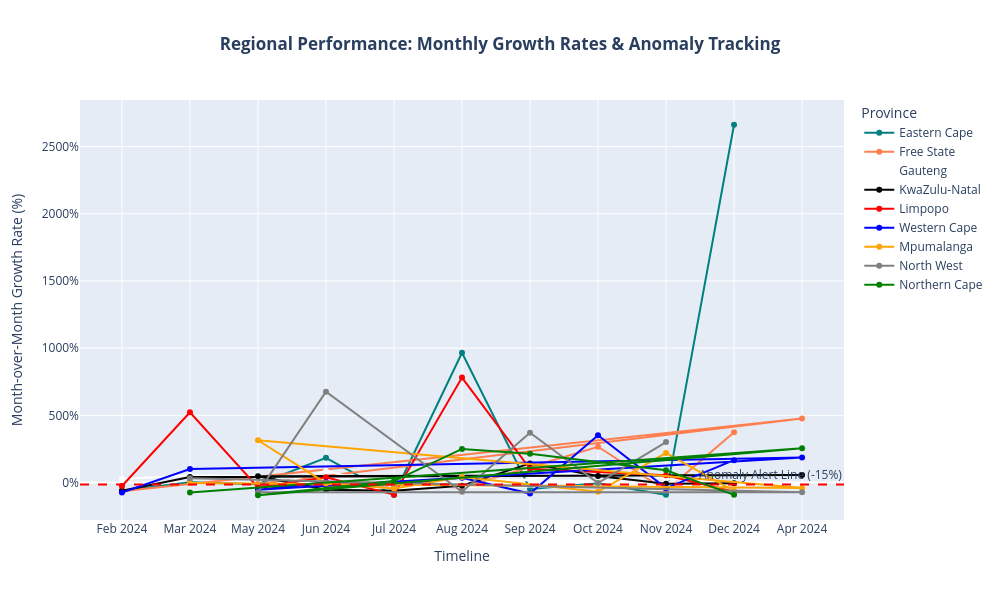

Here is the notebook cell this chart was saved with:
### Markdown cell above
This script aggregates monthly revenue by Province, calculates the Month-over-Month (MoM) growth rates specifically for each region, and automatically filters for anomalies (defined as any month where a province experienced a sudden revenue drop of more than 15%). It then renders an interactive chart highlighting these exact trouble spots.

### Code cell
import pandas as pd
import plotly.express as px

# 1. Group data by Month and Province to get a clean regional timeline
prov_monthly = df.set_index('Date').groupby([
    pd.Grouper(freq='ME'), 'Province'
])['Revenue (ZAR)'].sum().reset_index()

# 2. Add human-readable month labels
prov_monthly['Month_Label'] = prov_monthly['Date'].dt.strftime('%b %Y')

# 3. Calculate separate MoM growth percentages inside each individual Province
prov_monthly['MoM Growth %'] = prov_monthly.groupby('Province')['Revenue (ZAR)'].pct_change() * 100

# 4. Define an anomaly threshold (e.g., negative growth worse than -15%)
DROP_THRESHOLD = -15.0
anomalies = prov_monthly[prov_monthly['MoM Growth %'] <= DROP_THRESHOLD].copy()

# 5. Print a quick text summary of the anomalies found for easy scanning
print(f"--- REGIONAL ANOMALIES DETECTED (Drops worse than {DROP_THRESHOLD}%) ---")
if anomalies.empty:
    print("No severe regional anomalies detected in this timeframe.")
else:
    print(anomalies[['Month_Label', 'Province', 'Revenue (ZAR)', 'MoM Growth %']].to_string(index=False))

# 6. Define your custom color palette sequence (swapped duplicate red for green)
custom_colors = ['teal', 'coral', 'white', 'black', 'red', 'blue', 'orange', 'grey', 'green']

# 7. Plot all regional growth lines, highlighting where the dips occur
fig_anomaly = px.line(
    prov_monthly.dropna(subset=['MoM Growth %']),
    x='Month_Label',
    y='MoM Growth %',
    color='Province',
    color_discrete_sequence=custom_colors,
    markers=True,
    title='<b>Regional Performance: Monthly Growth Rates & Anomaly Tracking</b>',
    labels={'MoM Growth %': 'Month-over-Month Growth Rate (%)', 'Month_Label': 'Timeline'}
)

# Overlay a horizontal red reference line indicating our warning threshold level
fig_anomaly.add_hline(y=DROP_THRESHOLD, line_dash="dash", line_color="red", annotation_text="Anomaly Alert Line (-15%)")

fig_anomaly.update_layout(title_x=0.5, yaxis_ticksuffix='%', height=600, width=1000)
fig_anomaly.show()

### Figure 1 — Plotly figure (JSON) as saved in the notebook; plotly's stock layout.template omitted (floating-point values rounded to 4 significant figures)
{"data": [{"hovertemplate": "Province=Eastern Cape<br>Timeline=%{x}<br>Month-over-Month Growth Rate (%)=%{y}<extra></extra>", "legendgroup": "Eastern Cape", "line": {"color": "teal", "dash": "solid"}, "marker": {"symbol": "circle"}, "mode": "lines+markers", "name": "Eastern Cape", "orientation": "v", "showlegend": true, "type": "scatter", "x": ["Feb 2024", "Mar 2024", "May 2024", "Jun 2024", "Jul 2024", "Aug 2024", "Sep 2024", "Oct 2024", "Nov 2024", "Dec 2024"], "xaxis": "x", "y": [-60.07, 1.716, -12.72, 184.5, -92.67, 965.7, -48.05, -5.457, -91.11, 2662.0], "yaxis": "y"}, {"hovertemplate": "Province=Free State<br>Timeline=%{x}<br>Month-over-Month Growth Rate (%)=%{y}<extra></extra>", "legendgroup": "Free State", "line": {"color": "coral", "dash": "solid"}, "marker": {"symbol": "circle"}, "mode": "lines+markers", "name": "Free State", "orientation": "v", "showlegend": true, "type": "scatter", "x": ["Feb 2024", "Apr 2024", "May 2024", "Jun 2024", "Jul 2024", "Aug 2024", "Oct 2024", "Nov 2024", "Dec 2024"], "xaxis": "x", "y": [-63.9, 477.1, -10.67, -25.36, -24.01, -36.86, 266.8, -59.1, 375.1], "yaxis": "y"}, {"hovertemplate": "Province=Gauteng<br>Timeline=%{x}<br>Month-over-Month Growth Rate (%)=%{y}<extra></extra>", "legendgroup": "Gauteng", "line": {"color": "white", "dash": "solid"}, "marker": {"symbol": "circle"}, "mode": "lines+markers", "name": "Gauteng", "orientation": "v", "showlegend": true, "type": "scatter", "x": ["Feb 2024", "Mar 2024", "Apr 2024", "May 2024", "Jun 2024", "Jul 2024", "Aug 2024", "Sep 2024", "Oct 2024", "Nov 2024", "Dec 2024"], "xaxis": "x", "y": [26.34, 54.58, -12.81, -46.31, 86.74, -28.42, -25.92, 26.8, 99.49, 25.86, -5.393], "yaxis": "y"}, {"hovertemplate": "Province=KwaZulu-Natal<br>Timeline=%{x}<br>Month-over-Month Growth Rate (%)=%{y}<extra></extra>", "legendgroup": "KwaZulu-Natal", "line": {"color": "black", "dash": "solid"}, "marker": {"symbol": "circle"}, "mode": "lines+markers", "name": "KwaZulu-Natal", "orientation": "v", "showlegend": true, "type": "scatter", "x": ["Feb 2024", "Mar 2024", "Apr 2024", "May 2024", "Jun 2024", "Jul 2024", "Aug 2024", "Sep 2024", "Oct 2024", "Nov 2024", "Dec 2024"], "xaxis": "x", "y": [-60.25, 41.51, 55.5, 47.32, -53.38, -61.27, -22.81, 142.7, 49.69, -8.374, -4.417], "yaxis": "y"}, {"hovertemplate": "Province=Limpopo<br>Timeline=%{x}<br>Month-over-Month Growth Rate (%)=%{y}<extra></extra>", "legendgroup": "Limpopo", "line": {"color": "red", "dash": "solid"}, "marker": {"symbol": "circle"}, "mode": "lines+markers", "name": "Limpopo", "orientation": "v", "showlegend": true, "type": "scatter", "x": ["Feb 2024", "Mar 2024", "May 2024", "Jun 2024", "Jul 2024", "Aug 2024", "Sep 2024", "Nov 2024", "Dec 2024"], "xaxis": "x", "y": [-25.02, 522.6, -35.72, 38.85, -90.01, 781.4, 102.2, 53.96, -67.88], "yaxis": "y"}, {"hovertemplate": "Province=Western Cape<br>Timeline=%{x}<br>Month-over-Month Growth Rate (%)=%{y}<extra></extra>", "legendgroup": "Western Cape", "line": {"color": "blue", "dash": "solid"}, "marker": {"symbol": "circle"}, "mode": "lines+markers", "name": "Western Cape", "orientation": "v", "showlegend": true, "type": "scatter", "x": ["Feb 2024", "Mar 2024", "Apr 2024", "May 2024", "Jun 2024", "Jul 2024", "Aug 2024", "Sep 2024", "Oct 2024", "Nov 2024", "Dec 2024"], "xaxis": "x", "y": [-74.02, 101.1, 185.9, -53.64, 2.679, -16.43, 36.62, -81.7, 351.9, -41.51, 166.9], "yaxis": "y"}, {"hovertemplate": "Province=Mpumalanga<br>Timeline=%{x}<br>Month-over-Month Growth Rate (%)=%{y}<extra></extra>", "legendgroup": "Mpumalanga", "line": {"color": "orange", "dash": "solid"}, "marker": {"symbol": "circle"}, "mode": "lines+markers", "name": "Mpumalanga", "orientation": "v", "showlegend": true, "type": "scatter", "x": ["Mar 2024", "Apr 2024", "May 2024", "Jun 2024", "Jul 2024", "Aug 2024", "Oct 2024", "Nov 2024", "Dec 2024"], "xaxis": "x", "y": [-2.872, -41.18, 315.1, -4.23, -44.65, 40.88, -68.55, 220.6, -63.19], "yaxis": "y"}, {"hovertemplate": "Province=North West<br>Timeline=%{x}<br>Month-over-Month Growth Rate (%)=%{y}<extra></extra>", "legendgroup": "North West", "line": {"color": "grey", "dash": "solid"}, "marker": {"symbol": "circle"}, "mode": "lines+markers", "name": "North West", "orientation": "v", "showlegend": true, "type": "scatter", "x": ["Mar 2024", "Apr 2024", "May 2024", "Jun 2024", "Aug 2024", "Sep 2024", "Oct 2024", "Nov 2024"], "xaxis": "x", "y": [31.62, -71.0, -72.44, 675.5, -67.75, 370.3, -3.214, 301.2], "yaxis": "y"}, {"hovertemplate": "Province=Northern Cape<br>Timeline=%{x}<br>Month-over-Month Growth Rate (%)=%{y}<extra></extra>", "legendgroup": "Northern Cape", "line": {"color": "green", "dash": "solid"}, "marker": {"symbol": "circle"}, "mode": "lines+markers", "name": "Northern Cape", "orientation": "v", "showlegend": true, "type": "scatter", "x": ["Mar 2024", "Apr 2024", "May 2024", "Jul 2024", "Aug 2024", "Sep 2024", "Nov 2024", "Dec 2024"], "xaxis": "x", "y": [-74.42, 254.5, -94.23, 11.12, 250.2, 214.2, 91.02, -91.44], "yaxis": "y"}], "layout": {"annotations": [{"showarrow": false, "text": "Anomaly Alert Line (-15%)", "x": 1, "xanchor": "right", "xref": "x domain", "y": -15, "yanchor": "bottom", "yref": "y"}], "height": 600, "legend": {"title": {"text": "Province"}, "tracegroupgap": 0}, "shapes": [{"line": {"color": "red", "dash": "dash"}, "type": "line", "x0": 0, "x1": 1, "xref": "x domain", "y0": -15, "y1": -15, "yref": "y"}], "title": {"text": "<b>Regional Performance: Monthly Growth Rates & Anomaly Tracking</b>", "x": 0.5}, "width": 1000, "xaxis": {"anchor": "y", "domain": [0, 1], "title": {"text": "Timeline"}}, "yaxis": {"anchor": "x", "domain": [0, 1], "ticksuffix": "%", "title": {"text": "Month-over-Month Growth Rate (%)"}}}}
